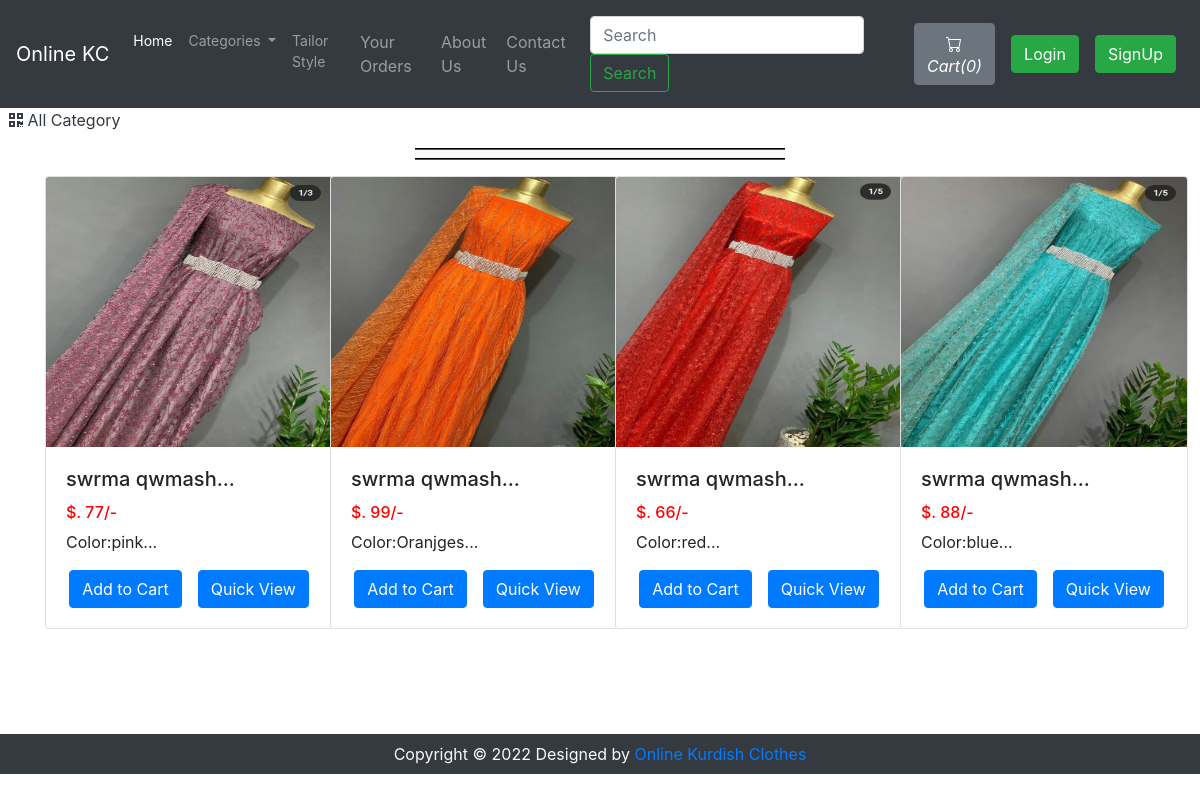
The page /viewItemList.php?catid=1 on the database its author committed.
### tables this page shows
CREATE TABLE `sitedetail` (
  `tempId` int(11) NOT NULL,
  `systemName` varchar(21) NOT NULL,
  `email` varchar(35) NOT NULL,
  `contact1` bigint(21) NOT NULL,
  `contact2` bigint(21) DEFAULT NULL COMMENT 'Optional',
  `address` text NOT NULL,
  `dateTime` datetime NOT NULL DEFAULT current_timestamp()
);

CREATE TABLE `item` (
  `itemId` int(12) NOT NULL,
  `itemName` varchar(255) NOT NULL,
  `itemPrice` int(12) NOT NULL,
  `itemDesc` text NOT NULL,
  `itemCategorieId` int(12) NOT NULL,
  `itemPubDate` datetime NOT NULL DEFAULT current_timestamp()
);

### viewItemList.php (the view, shortened to what this page needs)
<!doctype html>
<html lang="en">
<head>
    <link rel="stylesheet" href="https://stackpath.bootstrapcdn.com/bootstrap/4.4.1/css/bootstrap.min.css">
    <link rel="stylesheet" href="https://use.fontawesome.com/releases/v5.8.2/css/all.css">
</head>
<body>
    <?php include 'partials/_dbconnect.php';?>
    <?php require 'partials/_nav.php' ?>
    <div>&nbsp;
        <a href="index.php" class="active text-dark">
        <i class="fas fa-qrcode"></i>
            <span>All Category</span>
        </a>
    </div>
    <div class="container my-3" id="cont">
        <div class="col-lg-4 text-center bg-light my-3" style="margin:auto;border-top: 2px groove black;border-bottom: 2px groove black;">
        </div>
        <div class="row">
        <?php
            $id = $_GET['catid'];
            $sql = "SELECT * FROM `item` WHERE itemCategorieId = $id";
            $result = mysqli_query($conn, $sql);
            while($row = mysqli_fetch_assoc($result)){
                $itemId = $row['itemId'];
                $itemName = $row['itemName'];
                $itemPrice = $row['itemPrice'];
                $itemDesc = $row['itemDesc'];
                echo '<div class="col-xs-3 col-sm-3 col-md-3">
                        <div class="card" style="width: 18rem;">
                            <img src="img/cimg/item-'.$itemId. '.jpg" class="card-img-top" alt="image for this item" width="249px" height="270px">
                            <div class="card-body">
                                <h5 class="card-title">' . substr($itemName, 0, 20). '...</h5>
                                <h6 style="color: #ff0000">$. '.$itemPrice. '/-</h6>
                                <p class="card-text">' . substr($itemDesc, 0, 29). '...</p>
                                <div class="row justify-content-center">';
                                if($loggedin){
                                    $quaSql = "SELECT `itemQuantity` FROM `viewcart` WHERE itemId = '$itemId' AND `userId`='$userId'";
                                    $quaresult = mysqli_query($conn, $quaSql);
                                    $quaExistRows = mysqli_num_rows($quaresult);
                                    if($quaExistRows == 0) {
                                        echo '<form action="partials/_manageCart.php" method="POST">
                                              <input type="hidden" name="itemId" value="'.$itemId. '">
                                              <button type="submit" name="addToCart" class="btn btn-primary mx-2">Add to Cart</button>';
                                    }else {
                                        echo '<a href="viewCart.php"><button class="btn btn-primary mx-2">Go to Cart</button></a>';
                                    }
                                }
                                else{
                                    echo '<button class="btn btn-primary mx-2" data-toggle="modal" data-target="#loginModal">Add to Cart</button>';
                                }
                            echo '</form>
                                <a href="viewItem.php?itemid=' . $itemId . '" class="mx-2"><button class="btn btn-primary">Quick View</button></a>
                                </div>
                            </div>
                        </div>
                    </div>';
            }
            ?>
        </div>
    </div>
    <?php require 'partials/_footer.php' ?>
</body>
</html>

### partials/_nav.php (shortened to what this page needs)
<?php
if (isset($_SESSION['loggedin']) && $_SESSION['loggedin'] == true) {
    $loggedin = true;
    $userId = $_SESSION['userId'];
    $username = $_SESSION['username'];
} else {
    $loggedin = false;
    $userId = 0;
}
$sql = 'SELECT * FROM `sitedetail`';
$result = mysqli_query($conn, $sql);
$row = mysqli_fetch_assoc($result);
$systemName = $row['systemName'];
echo '<nav class="navbar navbar-expand-lg navbar-dark bg-dark">
      <a class="navbar-brand" href="index.php">' .
    $systemName .
    '</a>
      <div class="collapse navbar-collapse" id="navbarSupportedContent">
        <ul class="navbar-nav mr-auto">
          <li class="nav-item active">
            <a class="nav-link" href="index.php" style="font-size: 14px">Home <span class="sr-only">(current)</span></a>
          </li>
          <li class="nav-item dropdown">
            <a class="nav-link dropdown-toggle" href="#" id="navbarDropdown" role="button" data-toggle="dropdown" aria-haspopup="true" aria-expanded="false" style="font-size: 14px">
              Categories
            </a>
      </ul>
   <div class="dropdown-menu" aria-labelledby="navbarDropdown">';
echo '</div>
          </li>
          <li class="nav-item" style="font-size: 14px">
            <a class="nav-link" href="tailorstyle.php">Tailor Style</a>
          </li>
          <li class="nav-item">
            <a class="nav-link" href="viewOrder.php">Your Orders</a>
          </li>
          <li class="nav-item">
            <a class="nav-link" href="about.php">About Us</a>
          </li>
          <li class="nav-item">
            <a class="nav-link" href="contact.php">Contact Us</a>
          </li>
        </ul>
        <form method="get" action="/OnlineKC/search.php" class="form-inline my-2 my-l g-0 mx-3">
          <input class="form-control mr-sm-2" type="search" name="search" id="search" placeholder="Search" aria-label="Search" required>
          <button class="btn btn-outline-success my-2 my-sm-0" type="submit">Search</button>
        </form>';
$countsql = "SELECT SUM(`itemQuantity`) FROM `viewcart` WHERE `userId`=$userId";
$countresult = mysqli_query($conn, $countsql);
$countrow = mysqli_fetch_assoc($countresult);
$count = $countrow['SUM(`itemQuantity`)'];
if (!$count) {
    $count = 0;
}
echo '<a href="viewCart.php"><button type="button" class="btn btn-secondary mx-2" title="MyCart">
          <svg xmlns="img/cart.svg" width="16" height="16" fill="currentColor" class="bi bi-cart" viewBox="0 0 16 16">
            <path d="M0 1.5A.5.5 0 0 1 .5 1H2a.5.5 0 0 1 .485.379L2.89 3H14.5a.5.5 0 0 1 .491.592l-1.5 8A.5.5 0 0 1 13 12H4a.5.5 0 0 1-.491-.408L2.01 3.607 1.61 2H.5a.5.5 0 0 1-.5-.5zM3.102 4l1.313 7h8.17l1.313-7H3.102zM5 12a2 2 0 1 0 0 4 2 2 0 0 0 0-4zm7 0a2 2 0 1 0 0 4 2 2 0 0 0 0-4zm-7 1a1 1 0 1 1 0 2 1 1 0 0 1 0-2zm7 0a1 1 0 1 1 0 2 1 1 0 0 1 0-2z"/>
          </svg>
          <i class="bi bi-cart">Cart(' .
    $count .
    ')</i>
        </button></a>';
if ($loggedin) {
    echo '<ul class="navbar-nav mr-2">
            <li class="nav-item dropdown">
              <a class="nav-link dropdown-toggle" href="#" id="navbarDropdown" role="button" data-toggle="dropdown"> Welcome ' .
        $username .
        '</a>
              <div class="dropdown-menu" aria-labelledby="navbarDropdown">
                <a class="dropdown-item" href="partials/_logout.php">Logout</a>
              </div>
            </li>
          </ul>
          <div class="text-center image-size-small position-relative">
            <a href="viewProfile.php"><img src="img/person-' .
        $userId .
        '.jpg" class="rounded-circle" onError="this.src = \'img/profilePic.jpg\'" style="width:40px; height:40px"></a>
          </div>';
} else {
    echo '
          <button type="button" class="btn btn-success mx-2"  data-toggle="modal" data-target="#loginModal">Login</button>
          <button type="button" class="btn btn-success mx-2"  data-toggle="modal" data-target="#signupModal">SignUp</button>';
}
echo '</div>
    </nav>';
?>

### partials/_footer.php
<div class="footer container-fluid bg-dark text-light">
    <p class="text-center py-2 mb-0">Copyright © 2022 Designed by <a href="" rel="noopener noreferrer">Online Kurdish
            Clothes</a></p>
</div>

### viewItemList.php (style rules this page uses)
#cont { min-height : 570px; }

### rows shown on the page
sitedetail: systemName "Online KC"
item: shows a picture, itemName "swrma qwmash", itemPrice "77", itemDesc "Color:pink"
item: shows a picture, itemName "swrma qwmash", itemPrice "99", itemDesc "Color:Oranjges"
item: shows a picture, itemName "swrma qwmash", itemPrice "66", itemDesc "Color:red"
item: shows a picture, itemName "swrma qwmash", itemPrice "88", itemDesc "Color:blue"

### other values the page prints
$count "0"
